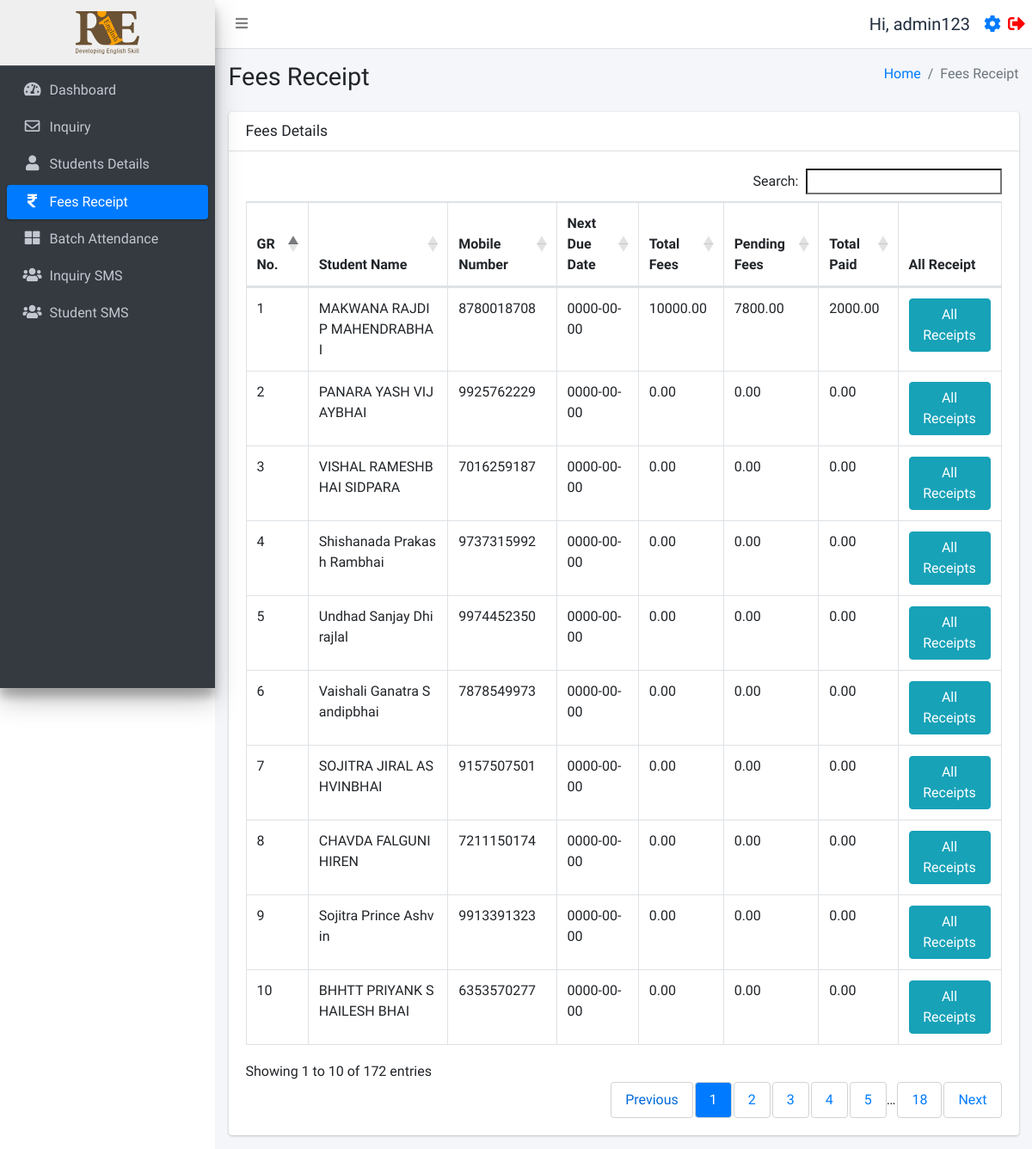
Page /fees.php (signed in) on the earlier database version.
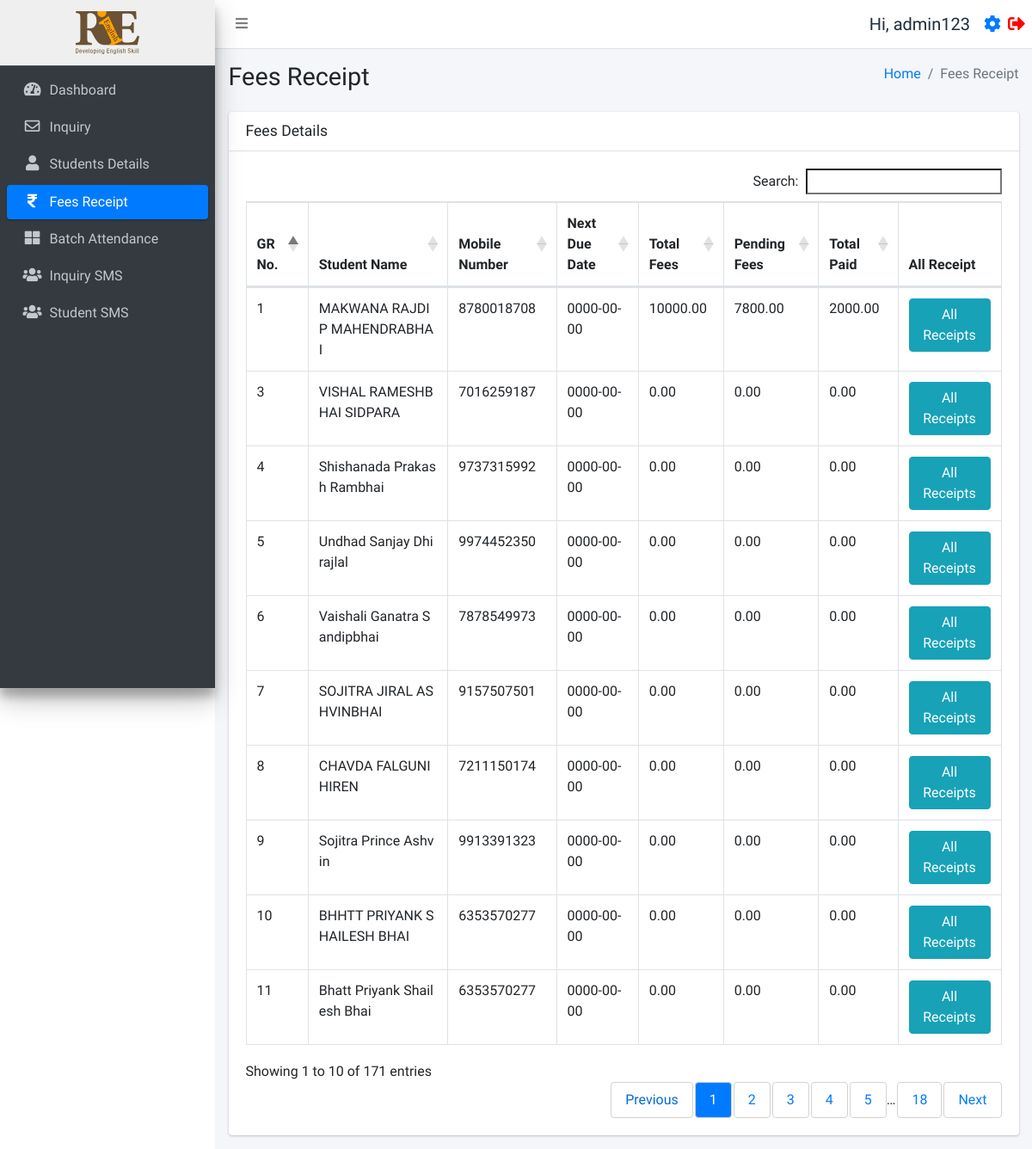
Same page on the later database version.
### tables this page shows
CREATE TABLE `users` (
  `id` int(11) NOT NULL,
  `username` varchar(255) NOT NULL,
  `fullname` varchar(255) NOT NULL,
  `email` varchar(255) NOT NULL,
  `mobile` varchar(15) NOT NULL,
  `password` varchar(255) NOT NULL,
  `status` int(11) NOT NULL,
  `created_at` timestamp NOT NULL DEFAULT current_timestamp()
);

CREATE TABLE `studentinfo` (
  `id` int(11) NOT NULL,
  `name` varchar(255) DEFAULT NULL,
  `batch` int(11) DEFAULT NULL,
  `batch_name` varchar(255) DEFAULT NULL,
  `father_name` varchar(255) DEFAULT NULL,
  `mother_name` varchar(255) DEFAULT NULL,
  `dob` date DEFAULT NULL,
  `gender` varchar(50) DEFAULT NULL,
  `mobile_number` varchar(15) DEFAULT NULL,
  `fee_status` int(10) DEFAULT 0,
  `profession` varchar(100) DEFAULT NULL,
  `address` varchar(255) DEFAULT NULL,
  `admission_time` date DEFAULT NULL,
  `due_date` date DEFAULT NULL,
  `created_at` datetime NOT NULL DEFAULT current_timestamp(),
  `pending_fees` int(10) DEFAULT 0,
  `discount` int(10) NOT NULL,
  `total_fees` int(11) NOT NULL,
  `paid_fees` int(11) NOT NULL,
  `father_number` varchar(50) NOT NULL,
  `home_number` varchar(50) NOT NULL,
  `reference` varchar(200) DEFAULT NULL,
  `father_profession` varchar(200) DEFAULT NULL,
  `workplace_address` varchar(255) DEFAULT NULL,
  `aadharcard_number` varchar(20) DEFAULT NULL,
  `joining_purpose` varchar(255) DEFAULT NULL,
  `extratime_daily` varchar(255) DEFAULT NULL,
  `gmail_id` varchar(255) DEFAULT NULL,
  `alumnistudent` int(10) DEFAULT 0
);

### function.php (called while the page is built, shortened)
<?php
require_once('db.php');
function selectFromTable($tableName, $columns, $whereConditions) {
    global $db;
    try {
        $sql = "SELECT " . implode(', ', $columns) . " FROM $tableName";
        if (!empty($whereConditions)) {
            $sql .= " WHERE " . implode(' AND ', array_map(function ($col, $val) {
                if (is_array($val)) {
                    return "$col IN (:" . implode(", :", array_keys($val)) . ")";
                } else {
                    return "$col = :$col";
                }
            }, array_keys($whereConditions), $whereConditions));
        }
        $stmt = $db->prepare($sql);
        foreach ($whereConditions as $col => $value) {
            if (is_array($value)) {
                foreach ($value as $key => $val) {
                    $stmt->bindValue(":$key", $val);
                }
            } else {
                $stmt->bindValue(":$col", $value);
            }
        }
        $stmt->execute();
        return $stmt->fetchAll(PDO::FETCH_ASSOC);
    } catch (PDOException $e) {
        return false;
    }
}
?>

### fees.php (the view, shortened to what this page needs)
<!DOCTYPE html>
<html lang="en">
<head>
</head>
<?php include ('./header.php');
require_once 'function.php';
$query = "
    SELECT si.id, si.name, si.mobile_number,si.due_date, si.total_fees, si.pending_fees, COALESCE(SUM(r.amount), 0) AS total_paid
    FROM studentinfo si
    LEFT JOIN receipt r ON si.id = r.student_id
    GROUP BY si.id
";
$students = $db->query($query)->fetchAll(PDO::FETCH_ASSOC);
?>
<div class="content-wrapper">
  <div class="content-header">
    <div class="container-fluid">
      <div class="row mb-2">
        <div class="col-sm-6">
          <h1 class="m-0">Fees Receipt</h1>
        </div>
        <div class="col-sm-6">
          <ol class="breadcrumb float-sm-right">
            <li class="breadcrumb-item"><a href="./dashboard.php">Home</a></li>
            <li class="breadcrumb-item active">Fees Receipt</li>
          </ol>
        </div>
      </div>
    </div>
  </div>
  <section class="content">
    <div class="container-fluid">
      <div class="row">
        <div class="col-12">
          <div class="card">
            <div class="card-header">
              <h3 class="card-title">Fees Details</h3>
            </div>
            <div class="card-body">
              <div class="table-responsive">
                <table id="example1" class="table table-bordered">
                  <thead>
                    <tr>
                      <th>GR No.</th>
                      <th>Student Name</th>
                      <th>Mobile Number</th>
                      <th>Next Due Date</th>
                      <th>Total Fees</th>
                      <th>Pending Fees</th>
                      <th>Total Paid</th>
                      <th>All Receipt</th>
                    </tr>
                  </thead>
                  <tbody>
                    <?php foreach ($students as $student): ?>
                    <tr>
                      <td><?php echo $student['id']; ?></td>
                      <td style='word-break: break-all;'><?php echo $student['name']; ?></td>
                      <td><?php echo $student['mobile_number']; ?></td>
                      <td><?php echo $student['due_date']; ?></td>
                      <td><?php echo $student['total_fees']; ?>.00</td>
                      <td><?php echo $student['pending_fees']; ?>.00</td>
                      <td><?php echo $student['total_paid']; ?></td>
                      <td><a href='javascript:void(0);' onclick='confirmAllReceipts("<?php echo $student['id']; ?>")' class='btn btn-info'>All Receipts</a></td>
                    </tr>
                    <?php endforeach; ?>
                  </tbody>
                </table>
              </div>
            </div>
          </div>
        </div>
      </div>
    </div>
  </section>
</div>
<?php include ('./footer.php'); ?>

### header.php (shortened to what this page needs)
<?php
require_once 'db.php';
require_once ('function.php');
$user = selectFromTable('users', ['*'], ['id' => $_SESSION['user_id']]);
$user = $user[0];
$isFaculty = isset($_SESSION['user_status']) && $_SESSION['user_status'] === 'faculty';
?>
<!DOCTYPE html>
<html lang="en">
<head>
  <link rel="stylesheet" href="./plugins/fontawesome-free/css/all.min.css">
  <link rel="stylesheet" href="https://code.ionicframework.com/ionicons/2.0.1/css/ionicons.min.css">
  <link rel="stylesheet" href="./plugins/icheck-bootstrap/icheck-bootstrap.min.css">
  <link rel="stylesheet" href="https://cdn.datatables.net/1.10.19/css/dataTables.bootstrap4.min.css">
  <link rel="stylesheet" href="./asset/css/adminlte.min.css">
  <link rel="stylesheet" href="./asset/css/style.css">
</head>
<body class="hold-transition sidebar-mini layout-fixed">
  <div class="wrapper">
    <nav class="main-header navbar navbar-expand navbar-white navbar-light sticky-top">
      <ul class="navbar-nav">
        <li class="nav-item">
          <a class="nav-link" data-widget="pushmenu" href="#" role="button"><i class="fas fa-bars"></i></a>
        </li>
      </ul>
      <ul class="navbar-nav ml-auto">
        <li class="nav-item d-flex align-items-center">
          <span class="mr-3" style="font-size:20px;">Hi, <?php echo $user['fullname']; ?></span>
          <a href="./profile.php" style="font-size:20px;" class="d-block mr-2"><i class="fas fa-cog"></i></a>
          <a href="./logout.php" style="font-size:20px;"><i class="fas fa-sign-out-alt" style="color:red"></i></a>
        </li>
      </ul>
    </nav>
    <aside class="main-sidebar sidebar-dark-primary elevation-4">
      <?php if ($_SESSION['user_status'] === 'faculty'): ?>
        <a href="./batch.php" class="brand-link" style="text-align:center;background:#efefef;">
        <?php else: ?>
          <a href="./dashboard.php" class="brand-link" style="text-align:center;background:#efefef;">
          <?php endif; ?>
          <img src="./asset/img/logo.svg" alt="RIE logo Logo" style="height:50px;">
        </a>
        <div class="sidebar">
          <nav class="mt-2">
            <ul class="nav nav-pills nav-sidebar flex-column" data-widget="treeview" role="menu" data-accordion="false">
              <?php if (!$isFaculty): ?>
                <li class="nav-item">
                  <a href="./dashboard.php" class="nav-link
            <?php if (strpos($_SERVER['REQUEST_URI'], 'dashboard.php') !== false) {
              echo "active";
            } ?>">
                    <i class="nav-icon fas fa-tachometer-alt"></i>
                    <p>
                      Dashboard
                    </p>
                  </a>
                </li>
                <li class="nav-item">
                  <a href="./inquiry.php" class="nav-link
            <?php if (strpos($_SERVER['REQUEST_URI'], 'inquiry.php') !== false) {
              echo "active";
            } ?>">
                    <i class="nav-icon far fa-envelope"></i>
                    <p>
                      Inquiry
                    </p>
                  </a>
                <li class="nav-item">
                  <a href="./studentsdetails.php" class="nav-link
            <?php if (strpos($_SERVER['REQUEST_URI'], 'studentsdetails.php') !== false) {
              echo "active";
            } ?>">
                    <i class="nav-icon fas fa-user"></i>
                    <p>
                      Students Details
                    </p>
                  </a>
                </li>
                <li class="nav-item">
                  <a href="./fees.php" class="nav-link
            <?php if (strpos($_SERVER['REQUEST_URI'], 'fees.php') !== false) {
              echo "active";
            } ?>">
                    <i class="nav-icon fas fa-rupee-sign"></i>
                    <p>
                      Fees Receipt
                    </p>
                  </a>
                </li>
              <?php endif; ?>
              <li class="nav-item">
                <a href="./batch.php" class="nav-link
            <?php if (strpos($_SERVER['REQUEST_URI'], 'batch.php') !== false) {
              echo "active";
            } ?>">
                  <i class="nav-icon fas fa-th-large"></i>
                  <p>
                    Batch Attendance
                  </p>
                </a>
              </li>
              <?php if (!$isFaculty): ?>
                <li class="nav-item">
                  <a href="./inquirysms.php" class="nav-link
            <?php if (strpos($_SERVER['REQUEST_URI'], 'inquirysms.php') !== false) {
              echo "active";
            } ?>">
                    <i class="nav-icon fas fa-users"></i>
                    <p>
                      Inquiry SMS
                    </p>
                  </a>
                </li>
                <li class="nav-item">
                  <a href="./studentsms.php" class="nav-link
            <?php if (strpos($_SERVER['REQUEST_URI'], 'studentsms.php') !== false) {
              echo "active";
            } ?>">
                    <i class="nav-icon fas fa-users"></i>
                    <p>
                      Student SMS
                    </p>
                  </a>
                </li>
              <?php endif; ?>
            </ul>
          </nav>
        </div>
    </aside>

### footer.php (shortened to what this page needs)
</div>
</body>
</html>

### header.php (style rules this page uses)
table thead tr { border: 2px solid #dee2e6 }
table thead { position: sticky; top: 0; background-color: white; }

Differences in the rows shown:
removed studentinfo: id "2", name "PANARA YASH VIJAYBHAI", mobile_number "9925762229", due_date "0000-00-00", total_fees "0", pending_fees "0", total_paid "0.00"
now on this page (row unchanged): studentinfo: id "11", name "Bhatt Priyank Shailesh Bhai", mobile_number "6353570277", due_date "0000-00-00", total_fees "0", pending_fees "0", total_paid "0.00"
Other differences:
text written by a page script: "Search: Showing 1 to 10 of 172 entries Previous 1 2 3 4 5 … 18 Next" → "Search: Showing 1 to 10 of 171 entries Previous 1 2 3 4 5 … 18 Next"
